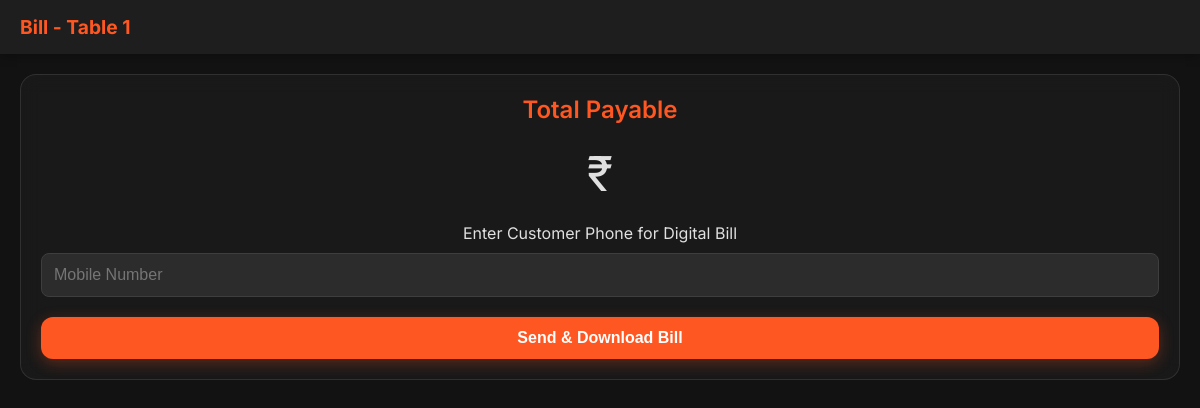
The app's page /order/bill/1/, older data.
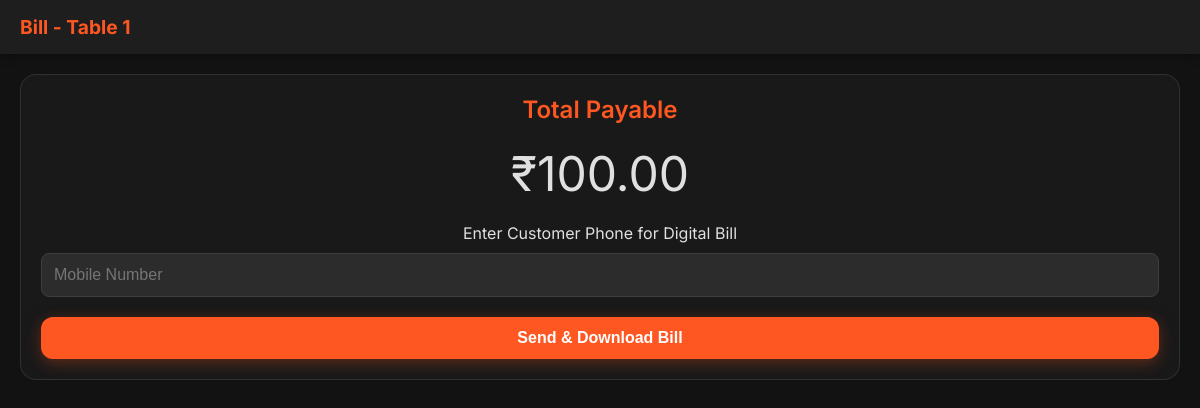
The same page, newer data.
### restaurant/models.py (models this page shows, shortened)
class Order(models.Model):
    table = models.ForeignKey(Table, on_delete=models.CASCADE, related_name='orders')
    waiter = models.ForeignKey(User, on_delete=models.SET_NULL, null=True, blank=True, related_name='orders')
    customer_phone = models.CharField(max_length=15, blank=True, null=True)
    created_at = models.DateTimeField(auto_now_add=True)
    updated_at = models.DateTimeField(auto_now=True)
    is_active = models.BooleanField(default=True) # Active until bill is cleared
    is_paid = models.BooleanField(default=False)
    @property
    def total_amount(self):
        return sum(item.subtotal for item in self.items.all())

class OrderItem(models.Model):
    STATUS_CHOICES = [
        ('queued', 'Queued'),
        ('preparing', 'Preparing'),
        ('prepared', 'Prepared'),
        ('delivered', 'Delivered'),
    ]
    order = models.ForeignKey(Order, on_delete=models.CASCADE, related_name='items')
    item = models.ForeignKey(MenuItem, on_delete=models.CASCADE)
    quantity = models.PositiveIntegerField(default=1)
    status = models.CharField(max_length=20, choices=STATUS_CHOICES, default='queued')
    created_at = models.DateTimeField(auto_now_add=True)
    @property
    def subtotal(self):
        return self.item.price * self.quantity

class MenuItem(models.Model):
    category = models.ForeignKey(Category, on_delete=models.CASCADE, related_name='items')
    name = models.CharField(max_length=200)
    price = models.DecimalField(max_digits=6, decimal_places=2)

### restaurant/views.py (the view, shortened to what this page needs)
# urls.py: path('order/bill/<int:table_id>/', views.bill, name='bill'),
def bill(request, table_id):
    table = get_object_or_404(Table, id=table_id)
    order = Order.objects.filter(table=table, is_active=True).first()
    return render(request, 'restaurant/bill.html', {'table': table, 'order': order})

### restaurant/templates/restaurant/bill.html (shortened to what this page needs)
{% extends 'restaurant/base.html' %}
{% block content %}
<div class="navbar">
    <div class="brand">Bill - Table {{ table.number }}</div>
</div>
<div class="container">
    <div class="card" id="bill-summary">
        <h2 style="text-align: center; color: var(--primary-color);">Total Payable</h2>
        <div style="font-size: 3rem; text-align: center; margin: 20px 0;">₹{{ order.total_amount }}</div>
        <div id="phone-section">
            <p style="text-align: center; margin-bottom: 10px;">Enter Customer Phone for Digital Bill</p>
            <input type="tel" id="customerPhone" placeholder="Mobile Number" style="margin-bottom: 20px;">
            <button class="btn btn-primary btn-block" onclick="sendBill()">Send & Download Bill</button>
        </div>
    </div>
</div>
{% endblock %}

Row changes from the older to the newer data that the page shows:
added Order: total_amount "100.00"
